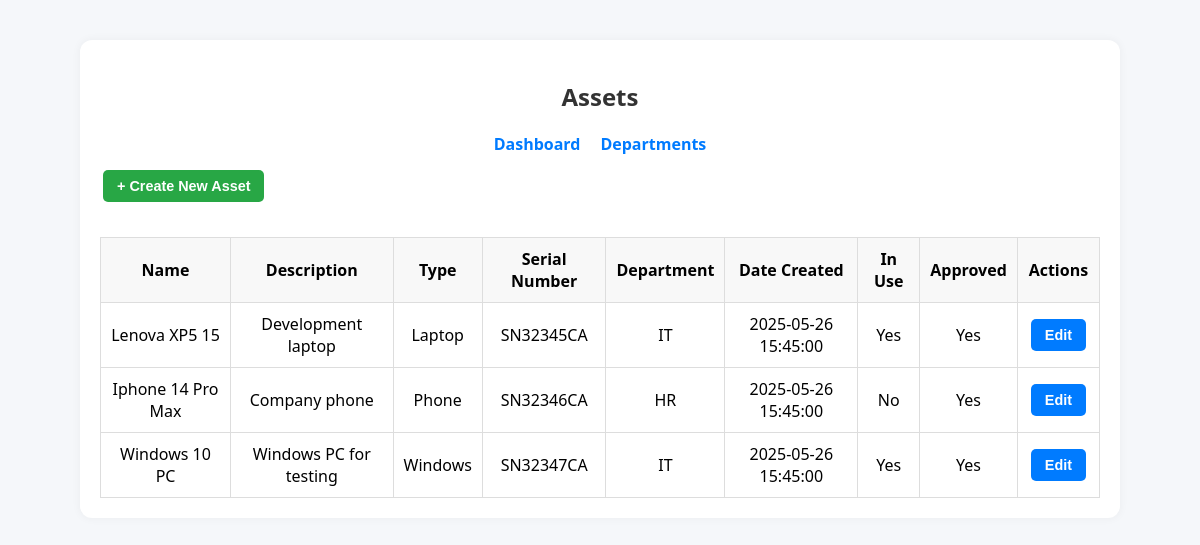
/assets (signed in), run on an earlier commit of the app's database.
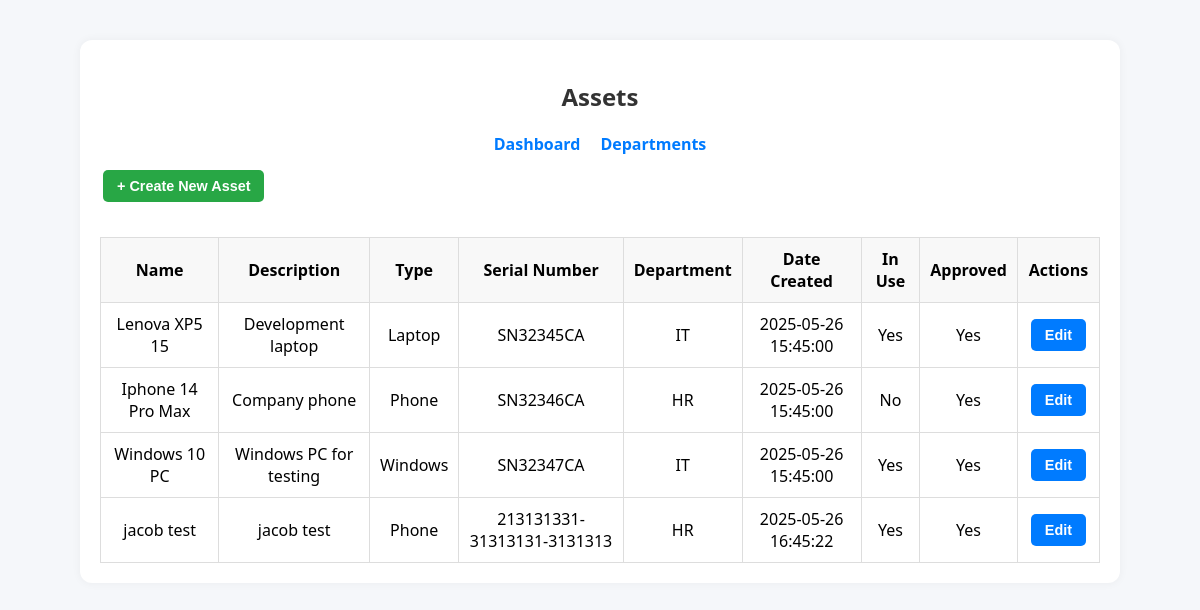
And on a later commit of the database.
### tables this page shows
CREATE TABLE Asset (
        id INTEGER PRIMARY KEY AUTOINCREMENT,
        name TEXT NOT NULL,
        description TEXT,
        type TEXT,
        serial_number TEXT UNIQUE,
        date_created TEXT,
        in_use INTEGER NOT NULL DEFAULT 1,
        approved INTEGER NOT NULL DEFAULT 0,
        owner_id INTEGER,
        department_id INTEGER,
        FOREIGN KEY(owner_id) REFERENCES User(id),
        FOREIGN KEY(department_id) REFERENCES Department(id)
    );

CREATE TABLE Department (
        id INTEGER PRIMARY KEY AUTOINCREMENT,
        name TEXT NOT NULL
    );

### app.py (the view)
@app.route('/assets')
@login_required
def assets():
    user = current_user()
    connection = get_db()
    cursor = connection.cursor()
    if user['role'] == 'Admin':
         cursor.execute('''
            SELECT a.*, u.username AS owner_username, d.name AS department_name
            FROM Asset a
            LEFT JOIN User u ON a.owner_id = u.id
            LEFT JOIN Department d ON a.department_id = d.id
        ''')
    else:
        cursor.execute('''
            SELECT a.*, u.username AS owner_username, d.name AS department_name
            FROM Asset a
            LEFT JOIN User u ON a.owner_id = u.id
            LEFT JOIN Department d ON a.department_id = d.id
            WHERE a.owner_id = ?
        ''', (user['id'],))
    assets = cursor.fetchall()
    cursor.execute("SELECT * FROM Department")
    departments = cursor.fetchall()
    cursor.execute("SELECT id, username FROM User ORDER BY username ASC")
    users = cursor.fetchall()
    return render_template('assets.html', assets=assets, user=user, departments=departments, users=users)

### app.py (called while the page is built)
def get_db():
    if 'db' not in g:
        g.db = sql.connect(app.config['DATABASE'])
        g.db.row_factory = sql.Row
    return g.db

def query_db(query, args=(), one=False):
    cursor = get_db().execute(query, args)
    rv = cursor.fetchall()
    cursor.close()
    return (rv[0] if rv else None) if one else rv

def current_user():
    if 'user_id' in session:
        return query_db('SELECT * FROM User WHERE id = ?', [session['user_id']], one=True)
    return None

def login_required(f):
    @wraps(f)
    def decorated_function(*args, **kwargs):
        if 'user_id' not in session:
            flash('Please log in to access this page.', 'warning')
            return redirect(url_for('login'))
        return f(*args, **kwargs)
    return decorated_function

### templates/assets.html (shortened to what this page needs)
<!DOCTYPE html>
<html lang="en">
  <head>
    <link
      rel="stylesheet"
      href="{{ url_for('static', filename='css/style.css') }}"
    />
    <link
      rel="stylesheet"
      href="{{ url_for('static', filename='css/assets.css') }}"
    />
  </head>
  <body>
    <div class="assets-container">
      <h2 class="text-center">Assets</h2>
      <nav class="nav-links">
        <a href="{{ url_for('dashboard') }}">Dashboard</a>
        <a href="{{ url_for('departments') }}">Departments</a>
      </nav>
      <button class="btn btn-create" id="openCreateModal">
        + Create New Asset
      </button>
      <table>
        <thead>
          <tr>
            <th>Name</th>
            <th>Description</th>
            <th>Type</th>
            <th>Serial Number</th>
            <th>Department</th>
            <th>Date Created</th>
            <th>In Use</th>
            <th>Approved</th>
            <th>Actions</th>
          </tr>
        </thead>
        <tbody>
          {% for asset in assets %}
          <tr>
            <td>{{ asset['name'] }}</td>
            <td>{{ asset['description'] or '—' }}</td>
            <td>{{ asset['type'] or '—' }}</td>
            <td>{{ asset['serial_number'] or '—' }}</td>
            <td>{{ asset['department_name'] or '—' }}</td>
            <td>{{ asset['date_created'] }}</td>
            <td>{{ 'Yes' if asset['in_use'] else 'No' }}</td>
            <td>{{ 'Yes' if asset['approved'] else 'No' }}</td>
            <td>
               {% if user['role'] == 'Admin' or asset['owner_id'] ==
              user['id'] %}
              <button
                class="btn btn-edit"
                data-id="{{ asset['id'] }}"
                data-name="{{ asset['name'] }}"
                data-description="{{ asset['description'] }}"
                data-type="{{ asset['type'] }}"
                data-serial="{{ asset['serial_number'] }}"
                data-department="{{ asset['department_id'] or '' }}"
                data-inuse="{{ asset['in_use'] }}"
                data-approved="{{ asset['approved'] }}"
                data-userid="{{ asset['owner_id'] }}"
                id="editBtn-{{ asset['id'] }}"
              >
                Edit
              </button>
              {% endif %}
            </td>
          </tr>
          {% else %}
          <tr>
            <td colspan="9">No assets found.</td>
          </tr>
          {% endfor %}
        </tbody>
      </table>
    </div>
  </body>
</html>

### static/css/style.css (style rules this page uses)
body { font-family: "Segoe UI", Tahoma, Geneva, Verdana, sans-serif; background: #f5f7fa; display: flex; align-items: center; justify-content: center; margin: 0; }
h2 { text-align: center; color: #333; }
.nav-links { display: flex; justify-content: center; gap: 20px; margin-bottom: 15px; }
.nav-links a { text-decoration: none; color: #007bff; font-weight: bold; }
button { padding: 10px; background-color: #007bff; color: white; border: none; border-radius: 5px; cursor: pointer; }
a { color: #007bff; text-decoration: none; }

### static/css/assets.css (style rules this page uses)
.assets-container { max-width: 1000px; margin: 40px auto; padding: 20px; background: #fff; border-radius: 12px; box-shadow: 0 0 10px rgba(0, 0, 0, 0.05); }
table { width: 100%; border-collapse: collapse; margin-top: 20px; }
th, td { padding: 10px; border: 1px solid #ddd; text-align: center; }
th { background: #f8f8f8; }
.btn { padding: 8px 14px; margin: 0 3px; border: none; border-radius: 5px; cursor: pointer; font-weight: 600; font-size: 0.9rem; }
.btn-create { background-color: #28a745; color: white; margin-bottom: 15px; }
.btn-edit { background-color: #007bff; color: white; }

What changed in the data, as far as the page shows it:
added Asset: name "jacob test", description "jacob test", type "Phone", serial_number "213131331-31313131-3131313", name "HR", date_created "2025-05-26 16:45:22", in_use "Yes", approved "Yes"
